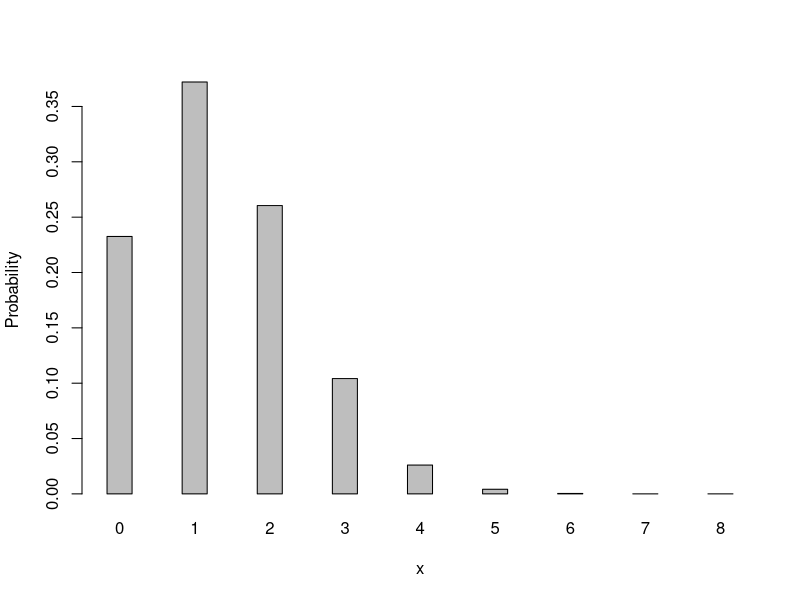
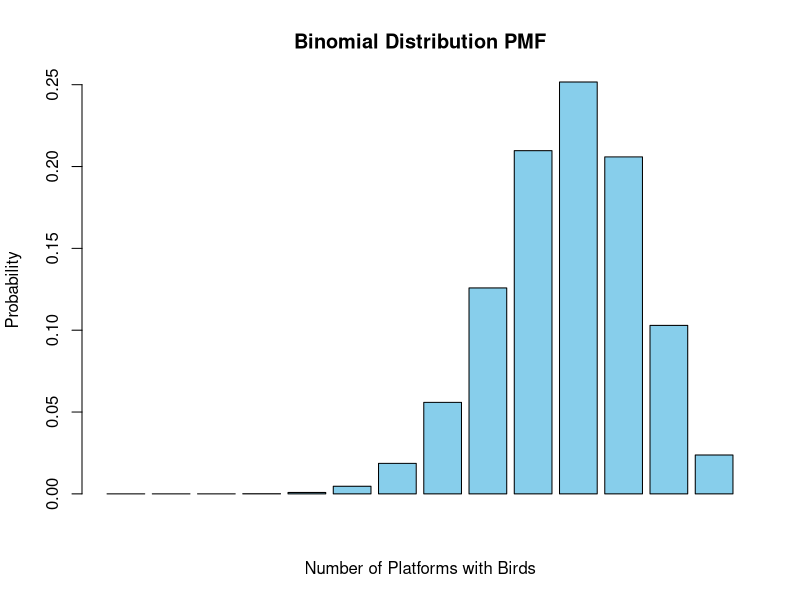
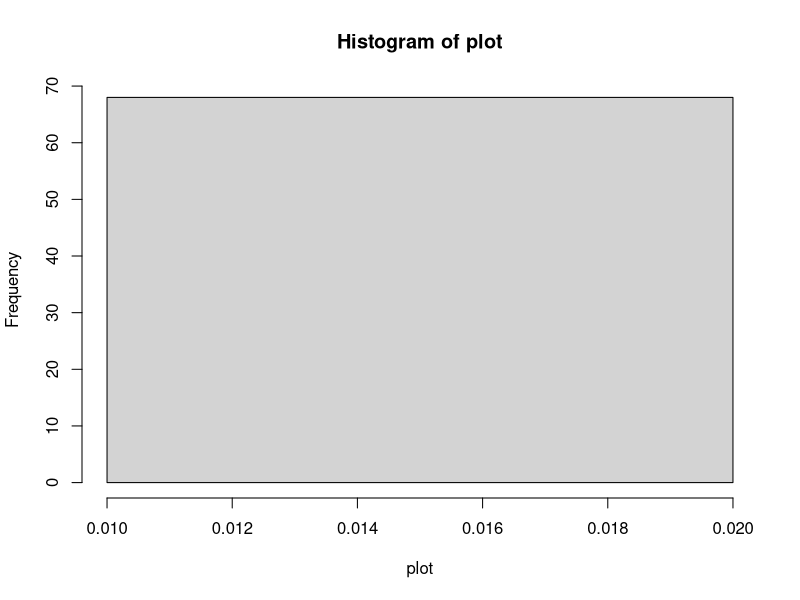
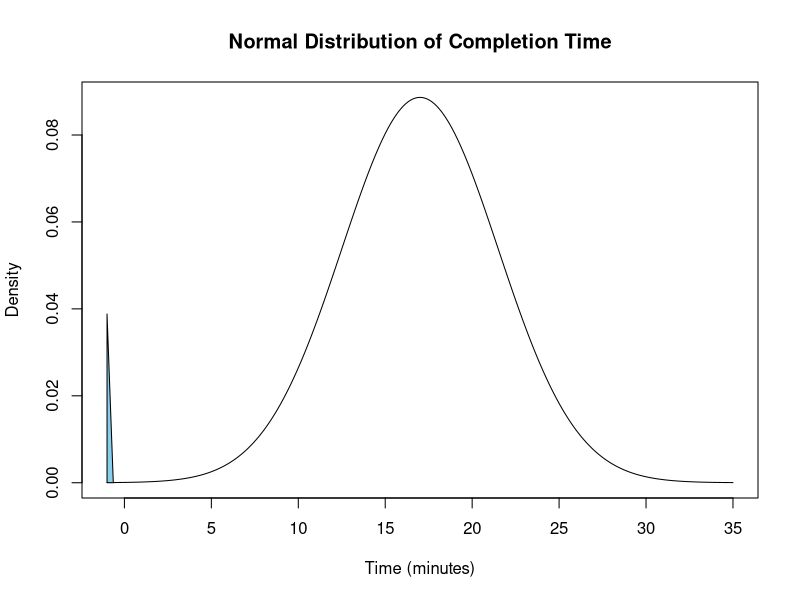

The R source for these figures, in order:
# Binomial Distribution
# When a dice is rolled, what is the probability of rolling a 4,
# if we roll the dice independently eight times, what is the
# probability of observing a success five times in total?

dbinom(5, 8, (1 / 6))

# to obtain the full PMF table for the above, we can supplu the vector
# 0:8 to x

total_PMF <- dbinom(x = 0:8, 8, (1 / 6))

sum(total_PMF)

# This gives the total of 1, which is the probability of success.

?hist()
barplot(total_PMF,
    names.arg = 0:8, space = 2, xlab = "x",
    ylab = "Probability"
)

# Find the probability of finding at least three 4s in eight trials
?pbinom()
1 - pbinom(2, 8, 1 / 6)

rbinom(2, 8, (1 / 6))

# A forested nature reserve has 13 bird-viewing platforms scattered
# throughout a large block of land. The naturalists claim that at
# any point in time, there is a 75 percent chance of seeing birds at
# each platform. Suppose you walk through the reserve and visit
# every platform. If you assume that all relevant conditions are sat-
# isfied, let X be a binomial random variable representing the total
# number of platforms at which you see birds.

# a. Visualize the probability mass function of the binomial distribu-
# tion of interest.
# b. What is the probability you see birds at all sites?
# c. What is the probability you see birds at more than 9 platforms?
# d. What is the probability of seeing birds at between 8 and 11
# platforms (inclusive)? Confirm your answer by using only the
# d-function and then again using only the p-function.
# e. Say that, before your visit, you decide that if you see birds at
# fewer than 9 sites, you’ll make a scene and demand your entry
# fee back. What’s the probability of your embarrassing yourself in
# this way?
# f. Simulate realizations of X that represent 10 different visits to the
# reserve; store your resulting vector as an object.
# g. Compute the mean and standard deviation of the distribution of
# interest.


# a
range <- 0:13
prob_dist <- dbinom(range, 13, 0.75)

barplot(prob_dist,
    xlab = "Number of Platforms with Birds",
    ylab = "Probability", main = "Binomial Distribution PMF",
    col = "skyblue"
)

# b
dbinom(13, 13, 0.75)

# c
pbinom(9, 13, 0.75, lower.tail = FALSE)

# d
eight <- dbinom(8, 13, 0.75)
nine <- dbinom(9, 13, 0.75)
ten <- dbinom(10, 13, 0.75)
eleven <- dbinom(11, 13, 0.75)

total_dist <- sum(eight, nine, ten, eleven)
total_dist

pbinom(11, 13, 0.75) - pbinom(7, 13, 0.75)

# e

pbinom(8, 13, 0.75)

# f

simulations_ten <- rbinom(10, 13, 0.75)
simulations_ten

# g

# mean
n <- 13
p <- 0.75
mean_of_dist <- n * p
mean_of_dist

# SD
sd <- sqrt(n * p * (1 - p))
sd


# PDF UNIFORM DISTRIBUTION
?dunif()

# You visit a national park and are informed that the
# height of a certain
# species of tree found in the forest is uniformly distributed
# between 3
# and 70 feet.
# a. What is the probability you encounter a tree shorter than
# 5 1
# 2 feet?
# b. For this probability density function, what is the height that
# marks the cutoff point of the tallest 15 percent of trees?
# c. Evaluate the mean and standard deviation of the tree height
# distribution.
# d. Using (c), confirm that the chance that you encounter a tree
# with a height that is within half a standard deviation (that is,
# below or above) of the mean height is roughly 28.9 percent.
# e. At what height is the density function itself? Show it in a plot.
# f. Simulate 10 observed tree heights. Based on these data, use
# quantile (refer to Section 13.2.3) to estimate the answer you
# arrived at in (b). Repeat your simulation, this time generating
# 1,000 variates, and estimate (b) again. Do this a handful of
# times, taking a mental note of your two estimates each time.
# Overall, what do you notice of your two estimates (one based on
# 10 variates at a time and the other based on 1,000) with respect
# to the “true” value in (b)?

# a
punif(5.5, 3, 70)


# b
qunif(0.85, 3, 70)

# c

# mean
a <- 3
b <- 70

mean <- (a + b) / 2
mean

# SD

sd <- (b - a) / sqrt(12)
sd

# d
probability_within_half_std_dev <- punif(mean + (0.5 * sd), 3, 70) - punif(mean + (0.5 * sd), 3, 70)
probability_within_half_std_dev

# e
plot <- dunif(x = 3:70, 3, 70)
hist(plot)

# f


# NORMAL DISTRIBUTION (GAUSSIAN)
?dnorm()

# A tutor knows that the length of time taken to complete a certain
# statistics question by first-year undergraduate students, X, is
# normally distributed with a mean of 17 minutes and a standard
# deviation of 4.5 minutes.
# i. What is the probability a randomly selected undergraduate
# takes more than 20 minutes to complete the question?
# ii. What’s the chance that a student takes between 5 and 10
# minutes to finish the question?
# iii. Find the time that marks off the slowest 10 percent of
# students.
# Plot the normal distribution of interest between ±4σ and
# shade in the probability area of (iii), the slowest 10 percent
# of students.
# v. Generate a realization of times based on a class of 10 stu-
# dents completing the question.
# b. A meticulous gardener is interested in the length of blades
# of grass on his lawn. He believes that blade length X follows a
# normal distribution centered on 10 mm with a variance of 2 mm.
# i. Find the probability that a blade of grass is between 9.5 and
# 11 mm long.
# ii. What are the standardized values of 9.5 and 11 in the context
# of this distribution? Using the standardized values, confirm
# that you can obtain the same probability you found in (i)
# with the standard normal density.
# iii. Below which value are the shortest 2.5 percent of blade
# lengths found?
# iv. Standardize your answer from (iii)


# a
m <- 17
s <- 4.5

1 - pnorm(20, m, s)

# b

pnorm(10, m, s) - pnorm(5, m, s)

# c
slowest_10_percent_time <- qnorm(0.1, m, s)

# d
?seq()
x <- seq(m - s * 4, m + s * 4, length.out = 1000)

dist <- dnorm(x, m, s)

plot(x, dist,
    type = "l", xlab = "Time (minutes)",
    ylab = "Density",
    main = "Normal Distribution of Completion Time"
)

polygon(x[c(x <= slowest_10_percent_time, slowest_10_percent_time)],
    c(dist[x <= slowest_10_percent_time], 0),
    col = "skyblue"
)
